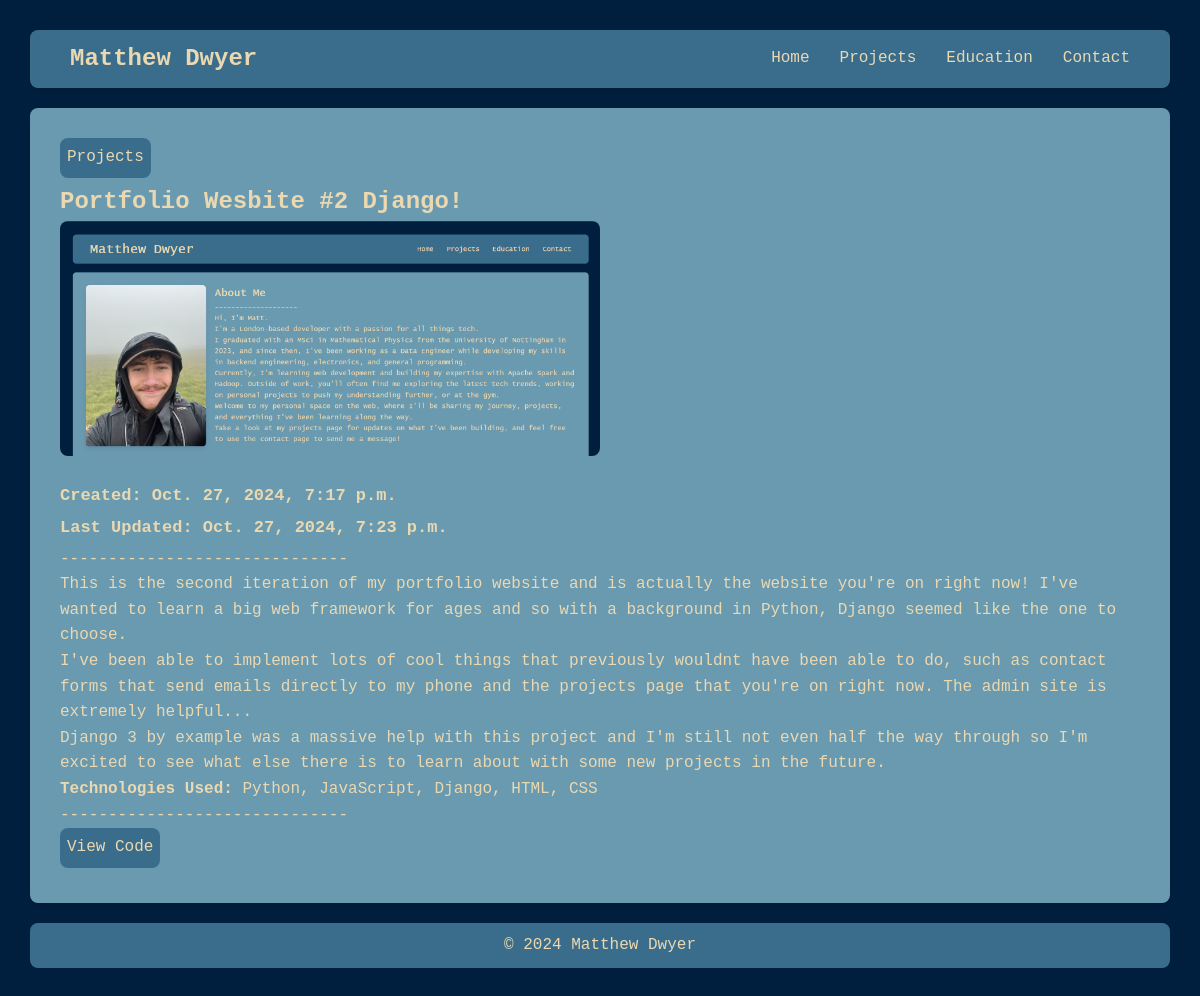
Screenshot of /projects/portfolio-wesbite-2-django/ with the database file from the repository.
### projects/models.py (models this page shows, shortened)
class Project(models.Model):
    title = models.CharField(max_length=200, verbose_name="Project Title")
    slug = models.SlugField(max_length=250, unique=True, blank=True, verbose_name="URL Slug")
    link = models.URLField(
        help_text="Enter a link to the project or repository.",
        blank=True,  # Makes the link field optional
        null=True
    )
    description = models.TextField(verbose_name="Project Description")
    created = models.DateTimeField(default=timezone.now, verbose_name="Date Created", editable=True)
    updated = models.DateTimeField(auto_now=True, verbose_name="Last Updated")
    image = models.ImageField(
        upload_to='images/',
        blank=True,
        null=True,
        help_text="Upload an image for the project.",
        verbose_name="Project Image"
    )
    file = models.FileField(
        upload_to='files/',
        blank=True,
        null=True,
        help_text="Upload a file related to the project.",
        verbose_name="Project File"
    )
    technologies = models.ManyToManyField(Technology, related_name="projects", verbose_name="Technologies Used")
    def technology_list(self):
        return ", ".join(tech.name for tech in self.technologies.all())
    class Meta:
        ordering = ["-created"]
        verbose_name = "Project"
        verbose_name_plural = "Projects"

class Technology(models.Model):
    name = models.CharField(max_length=100, unique=True, verbose_name="Technology Name")
    type = models.ForeignKey(
        TechnologyType,
        on_delete=models.CASCADE,
        related_name="technologies",
        verbose_name="Type"
    )

### projects/views.py (the view)
# urls.py: path('<slug:slug>/', views.project_detail, name='detail'),
def project_detail(request, slug):
    project = get_object_or_404(Project, slug=slug)
    return render(request, 'projects/detail.html', {'project': project})

### projects/templates/projects/detail.html (shortened to what this page needs)
{% extends 'projects/base.html' %}
{% block content %}
<div class="project-detail">
    <a href="{% url 'projects:list' %}">Projects</a>
    <h2>{{ project.title }}</h2>
    {% if project.image %}
    <img src="{{ project.image.url }}" alt="{{ project.title }}">
    {% endif %}
    <h3><strong>Created: {{ project.created }} </strong></h3>
    <h3><strong>Last Updated: {{ project.updated }}</strong></h3>
    <p>------------------------------</p>
    <p>{{ project.description|linebreaks}}</p>
    <p><strong>Technologies Used:</strong> {{ project.technology_list }}</p>
    <p>------------------------------</p>
    {% if project.link %}
        <a href="{{ project.link }}" target="_blank">View Code</a>
    {% endif %}
</div>
{% endblock %}

### projects/static/projects/styles.css (style rules this page uses)
:root { --primary-color: #3A6D8C; --secondary-color: #6A9AB0; --background-color: #001F3F; --font-color: #EAD8B1; --hover-color: #2980b9; --font-main: "Lucida Console", Monaco, monospace; --padding: 10px; }
* { margin: 0; padding: 0; box-sizing: border-box; }
body { font-family: var(--font-main); background-color: var(--background-color); color: var(--font-color); line-height: 1.6; padding: 30px; }
.project-detail img { width: 50% !important; height: auto; border-radius: 8px; margin-bottom: 12px; }
.project-detail a { display: inline-block; text-decoration: none; color: var(--font-color); padding: 7px 7px; border-radius: 8px; background-color: var(--primary-color); margin-bottom: 5px; }
.project-detail h3 { font-size: 17px; margin-top: 5px; margin-bottom: 5px; }

### rows the page displays
Project: title "Portfolio Wesbite #2 Django!", image (picture), created "Oct. 27, 2024, 7:17 p.m.", updated "Oct. 27, 2024, 7:23 p.m.", description "This is the second iteration of my portfolio website and is actually the website you're on right now! I've wanted to learn a big web framework for ages and so with a background in Python, Django seemed like the one to choose. I've been able to implement lots of cool things that previously wouldnt have been able to do, such as contact forms that send emails directly to my phone and the projects page that you're on right now. The admin site is extremely helpful... Django 3 by example was a massive help with this project and I'm still not even half the way through so I'm excited to see what else there is to learn about with some new projects in the future.", technology_list "Python, JavaScript, Django, HTML, CSS"
